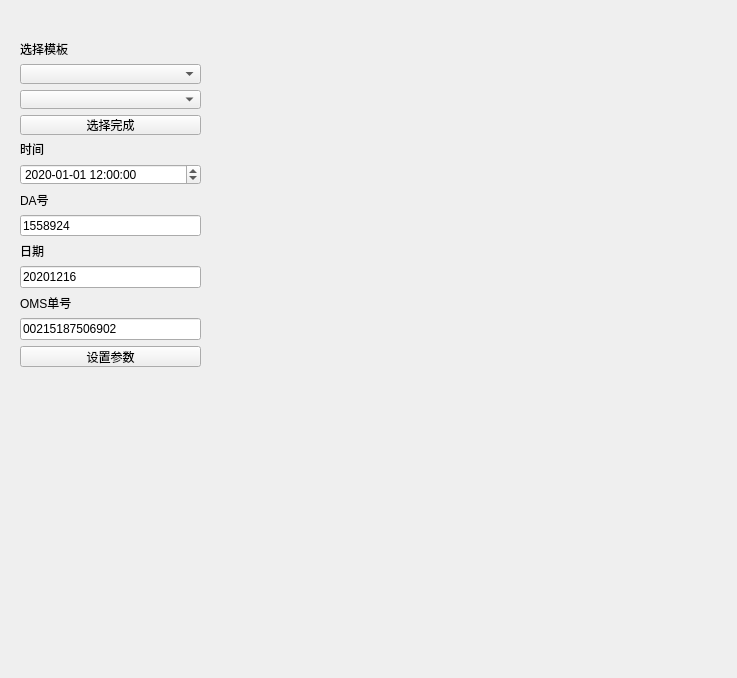
<?xml version="1.0" encoding="UTF-8"?>
<ui version="4.0">
 <class>Form</class>
 <widget class="QWidget" name="Form">
  <property name="geometry">
   <rect>
    <x>0</x>
    <y>0</y>
    <width>737</width>
    <height>678</height>
   </rect>
  </property>
  <property name="windowTitle">
   <string>Form</string>
  </property>
  <widget class="QWidget" name="verticalLayoutWidget">
   <property name="geometry">
    <rect>
     <x>20</x>
     <y>140</y>
     <width>181</width>
     <height>227</height>
    </rect>
   </property>
   <layout class="QVBoxLayout" name="verticalLayout">
    <item>
     <widget class="QLabel" name="label_2">
      <property name="text">
       <string>时间</string>
      </property>
     </widget>
    </item>
    <item>
     <widget class="QDateTimeEdit" name="date_Edit">
      <property name="dateTime">
       <datetime>
        <hour>12</hour>
        <minute>0</minute>
        <second>0</second>
        <year>2020</year>
        <month>1</month>
        <day>1</day>
       </datetime>
      </property>
      <property name="displayFormat">
       <string>yyyy-MM-dd HH:mm:ss</string>
      </property>
      <property name="calendarPopup">
       <bool>false</bool>
      </property>
      <property name="timeSpec">
       <enum>Qt::LocalTime</enum>
      </property>
     </widget>
    </item>
    <item>
     <widget class="QLabel" name="label">
      <property name="text">
       <string>DA号</string>
      </property>
     </widget>
    </item>
    <item>
     <widget class="QLineEdit" name="DA_text">
      <property name="text">
       <string>1558924</string>
      </property>
     </widget>
    </item>
    <item>
     <widget class="QLabel" name="label_3">
      <property name="text">
       <string>日期</string>
      </property>
     </widget>
    </item>
    <item>
     <widget class="QLineEdit" name="Date2_text">
      <property name="text">
       <string>20201216</string>
      </property>
     </widget>
    </item>
    <item>
     <widget class="QLabel" name="label_4">
      <property name="text">
       <string>OMS单号</string>
      </property>
     </widget>
    </item>
    <item>
     <widget class="QLineEdit" name="lineEdit_3">
      <property name="text">
       <string>00215187506902</string>
      </property>
     </widget>
    </item>
    <item>
     <widget class="QPushButton" name="Set_para_Button">
      <property name="text">
       <string>设置参数</string>
      </property>
     </widget>
    </item>
   </layout>
  </widget>
  <widget class="QLabel" name="Show_pic_label">
   <property name="geometry">
    <rect>
     <x>210</x>
     <y>20</y>
     <width>491</width>
     <height>611</height>
    </rect>
   </property>
   <property name="text">
    <string/>
   </property>
   <property name="scaledContents">
    <bool>false</bool>
   </property>
  </widget>
  <widget class="QWidget" name="verticalLayoutWidget_2">
   <property name="geometry">
    <rect>
     <x>20</x>
     <y>40</y>
     <width>181</width>
     <height>95</height>
    </rect>
   </property>
   <layout class="QVBoxLayout" name="verticalLayout_2">
    <item>
     <widget class="QLabel" name="label_5">
      <property name="text">
       <string>选择模板</string>
      </property>
     </widget>
    </item>
    <item>
     <widget class="QComboBox" name="mendian_select"/>
    </item>
    <item>
     <widget class="QComboBox" name="moban_select"/>
    </item>
    <item>
     <widget class="QPushButton" name="moban_Button">
      <property name="text">
       <string>选择完成</string>
      </property>
     </widget>
    </item>
   </layout>
  </widget>
 </widget>
 <resources/>
 <connections/>
</ui>
